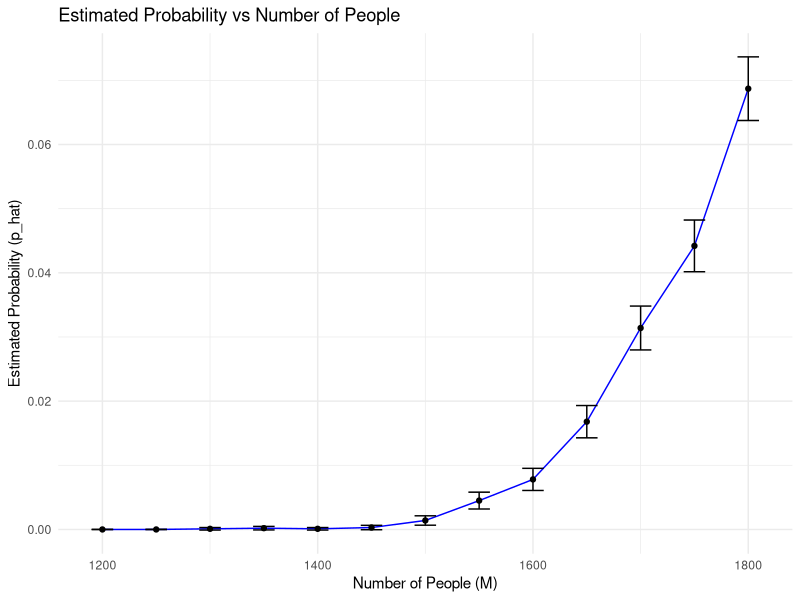

Write R code to recreate this figure. (Note: a time limit stopped this script after it produced the figure.)
## ---- chunk 1
p_hat <- function(n = 365, M = 3000, B = 10000, prob = rep(1, n) / n) {
  successes <- replicate(B, {
    birthdays <- sample(1:n, M, replace = TRUE, prob = prob)
    length(unique(birthdays)) == n
  })
  mean(successes)
}
## ---- chunk 2
M_values <- seq(1200, 1800, by = 50)
## ---- chunk 3
set.seed(202425)
B <- 10000  # Number of simulations
p_estimates <- sapply(M_values, function(M) p_hat(M = M, B = B))
## ---- chunk 4
results <- data.frame(M = M_values, p_hat = p_estimates)
## ---- chunk 5
results$SE <- sqrt(results$p_hat * (1 - results$p_hat) / B)
## ---- chunk 6
library(ggplot2)
ggplot(results, aes(x = M, y = p_hat)) +
  geom_line(color = "blue") +
  geom_point() +
  geom_errorbar(aes(ymin = p_hat - 1.96 * SE, ymax = p_hat + 1.96 * SE), width = 20) +
  labs(title = "Estimated Probability vs Number of People",
       x = "Number of People (M)",
       y = "Estimated Probability (p_hat)") +
  theme_minimal()
## ---- chunk 7
approx_M <- approx(x = results$p_hat, y = results$M, xout = 0.5)$y
## ---- chunk 8
B_values <- c(10000, 50000, 100000)
all_results <- lapply(B_values, function(B) {
  p_estimates <- sapply(M_values, function(M) p_hat(M = M, B = B))
  SE <- sqrt(p_estimates * (1 - p_estimates) / B)
  data.frame(M = M_values, p_hat = p_estimates, SE = SE, B = B)
})
combined_results <- do.call(rbind, all_results)
## ---- chunk 9
ggplot(combined_results, aes(x = M, y = p_hat, color = factor(B))) +
  geom_line() +
  geom_point() +
  labs(title = "Estimated Probability vs Number of People for Different B",
       x = "Number of People (M)",
       y = "Estimated Probability (p_hat)",
       color = "Number of Simulations (B)") +
  theme_minimal()
